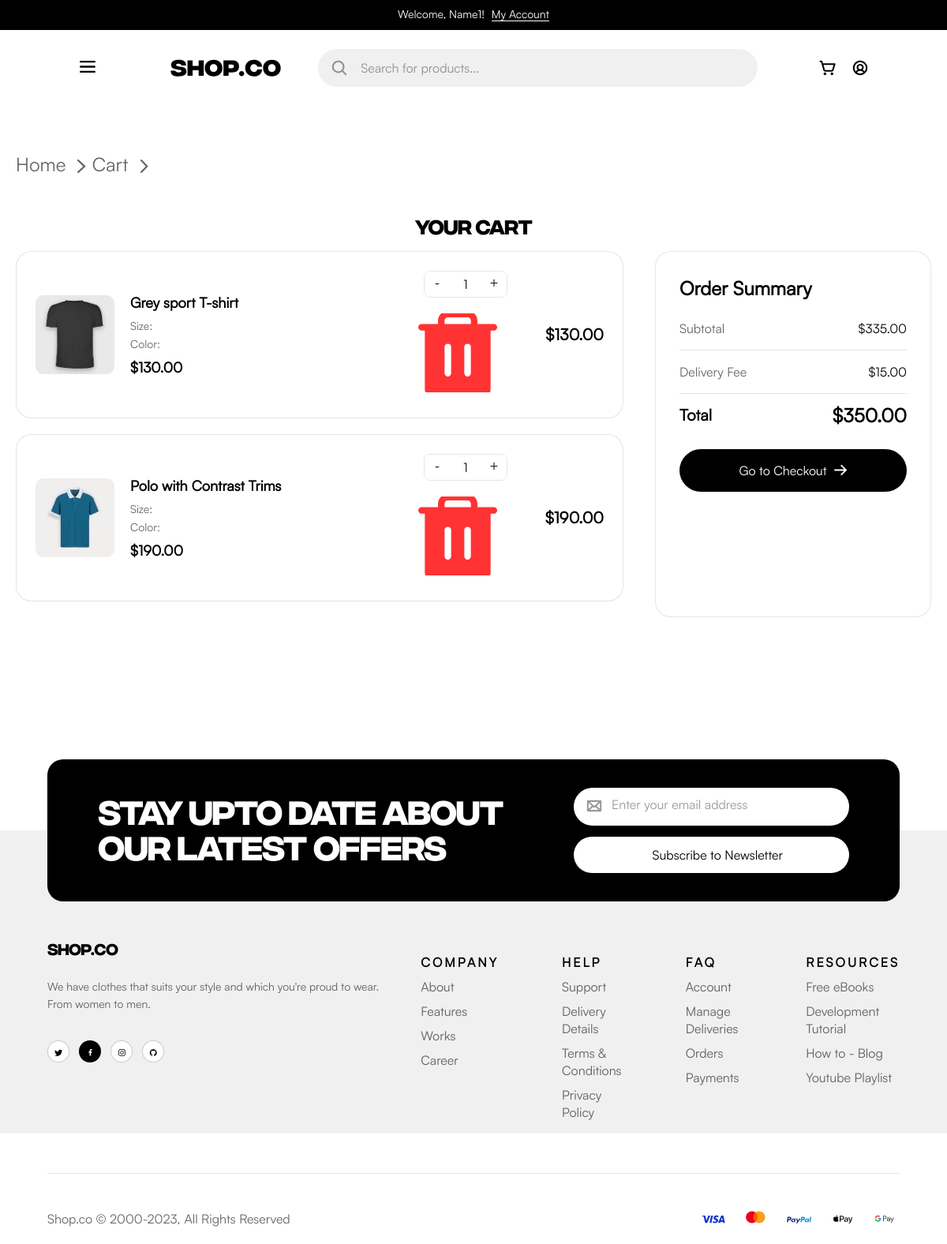
Screenshot of /cart (signed in) with the database file from the repository.
### app/models.py (models this page shows, shortened)
class CartItem(db.Model):
    id = db.Column(db.Integer, primary_key=True)
    user_id = db.Column(db.Integer, db.ForeignKey('user.id'), nullable=False)
    product_id = db.Column(db.Integer, db.ForeignKey('product.id'), nullable=False)
    quantity = db.Column(db.Integer, default=1)
    user = db.relationship('User', backref=db.backref('cart_items', lazy=True))
    product = db.relationship('Product', backref=db.backref('in_carts', lazy=True))

class Product(db.Model):
    id = db.Column(db.Integer, primary_key=True)
    name = db.Column(db.String(200), nullable=False)
    description = db.Column(db.Text)
    price = db.Column(db.Float, nullable=False)
    old_price = db.Column(db.Float)
    category = db.Column(db.String(50))
    style = db.Column(db.String(50))
    status = db.Column(db.String(50), default='')
    image = db.Column(db.String(200))
    rating = db.Column(db.Float, default=4.5)
    created_at = db.Column(db.DateTime, default=datetime.utcnow)

### app/routes.py (the view)
@bp.route('/cart')
def cart():
    if 'user_id' not in session:
        flash('Please login to view your cart', 'error')
        return redirect(url_for('main.login'))
    cart_items = CartItem.query.filter_by(user_id=session['user_id']).all()
    subtotal = sum(item.product.price * item.quantity for item in cart_items)
    delivery = 15.00 if cart_items else 0
    total = subtotal + delivery
    return render_template('cart.html',
                         cart_items=cart_items,
                         subtotal=subtotal,
                         delivery=delivery,
                         total=total)

### app/templates/Cart.html (shortened to what this page needs)
{% extends "base.html" %}
{% block extra_styles %}
<link href="{{ url_for('static', filename='css/content_blocks/cart.css') }}" rel="stylesheet">
{% endblock %}
{% block content %}
<section class="cart-section">
    <nav class="hero-breadcrumbs">
        <a href="{{ url_for('main.home') }}">
            <p>Home</p>
            <img class="breadcrums_arrow" src="{{ url_for('static' , filename='img/breadcrums arrow.svg')}}" width="10.4px" height="18,4px">
        </a>
        <a href="{{ url_for('main.cart') }}">
            <p>Cart</p>
            <img class="breadcrums_arrow" src="{{ url_for('static' , filename='img/breadcrums arrow.svg')}}" width="10.4px" height="18,4px">
        </a>
    </nav>
    <h1>YOUR CART</h1>
    {% if cart_items %}
    <div class="cart-container">
        <div class="cart-items">
            {% for item in cart_items %}
            <div class="cart-item" data-item-id="{{ item.id }}">
                <img src="{{ url_for('static', filename='img/' + item.product.image) }}"
                     alt="{{ item.product.name }}">
                <div class="cart-item-info">
                    <h3 class="product-name">{{ item.product.name }}</h3>
                    <p class="size">
                        <span class="size-label">Size:</span>
                    </p>
                    <p class="color">
                        <span class="color-label">Color:</span>
                    </p>
                    <p class="price">${{ "%.2f"|format(item.product.price) }}</p>
                </div>
                <div class="cart-item-controls">
                    <div class="quantity-control">
                        <button class="quantity-btn decrease" data-action="decrease">-</button>
                        <span class="quantity-value">{{ item.quantity }}</span>
                        <button class="quantity-btn increase" data-action="increase">+</button>
                    </div>
                    <button class="remove-btn" data-action="remove">
                        <img src="{{ url_for('static', filename='img/trash_icon.svg') }}"
                             width="18" height="20" alt="Remove">
                    </button>
                </div>
                <div class="item-total">
                    ${{ "%.2f"|format(item.product.price * item.quantity) }}
                </div>
            </div>
            {% endfor %}
        </div>
        <div class="cart-summary">
            <h3>Order Summary</h3>
            <div class="summary-row">
                <span class="summary-label">Subtotal</span>
                <span class="summary-value" id="subtotal">${{ "%.2f"|format(total) }}</span>
            </div>
            <div class="summary-row">
                <span class="summary-label">Delivery Fee</span>
                <span class="summary-value">$15.00</span>
            </div>
            <div class="summary-row total-row">
                <span class="summary-label">Total</span>
                <span class="summary-value" id="grand-total">
                    ${{ "%.2f"|format(total + 15) if total > 0 else "0.00" }}
                </span>
            </div>
            <a href="{{ url_for('main.stub') }}" class="checkout-btn">
                Go to Checkout
                <img src="{{ url_for('static', filename='img/Checout_arrow.svg') }}"
                     width="16" height="19" alt="">
            </a>
        </div>
    </div>
    {% endif %}
</section>
{% endblock %}

### app/static/css/common.css (style rules this page uses)
body { margin: 0; padding: 0; font-size: 16px; line-height: 22px; color: rgba(0, 0, 0, 0.6); background-color: rgba(255, 255, 255, 1); font-family: "Satoshi"; }
* { box-sizing: border-box; }
h1 { font-family: "Integral CF"; }
h1, h2, h3, h4, .price, .price_now { color: rgba(0, 0, 0, 1); }
.price { margin: 0; }
.price, .price_now, .price_was { font-size: 24px; line-height: 32.4px; font-weight: 700; }
.hero-breadcrumbs { margin-bottom: 32px; display: flex; gap: 8px; align-items: center; }
.hero-breadcrumbs a { font-size: 24px; line-height: 21.6px; color: rgba(0, 0, 0, 0.6); text-decoration: none; transition: color 0.3s ease; display: flex; align-items: center; }
.breadcrums_arrow { margin-left: 15px; position: relative; top: 2.5px; }

### app/static/css/content_blocks/cart.css (style rules this page uses)
.cart-section { max-width: 1240px; margin: 0 auto; padding: 40px 20px 80px; min-height: 60vh; }
.cart-container { display: flex; flex-wrap: wrap; gap: 40px; }
.cart-items { flex: 1; min-width: 300px; }
.cart-item { display: flex; align-items: center; padding: 24px; border: 1px solid rgba(0, 0, 0, 0.1); border-radius: 20px; margin-bottom: 20px; background: white; transition: all 0.3s ease; }
.cart-item img { width: 100px; height: 100px; border-radius: 10px; object-fit: cover; margin-right: 20px; }
.cart-section h1 { text-align: center; }
.cart-item-info { flex: 1; margin-right: 20px; }
.product-name { font-family: "Satoshi"; font-size: 18px; line-height: 24px; font-weight: 700; margin: 0 0 8px 0; color: rgba(0, 0, 0, 1); }
.size, .color { font-size: 14px; line-height: 19px; margin: 4px 0; color: rgba(0, 0, 0, 0.8); }
.size-label, .color-label { color: rgba(0, 0, 0, 0.6); }
.price { font-family: "Satoshi"; font-size: 18px; line-height: 24px; font-weight: 700; color: rgba(0, 0, 0, 1); margin: 8px 0 0 0; }
.cart-item-controls { display: flex; flex-direction: column; align-items: center; gap: 15px; margin-right: 30px; }
.quantity-control { display: flex; align-items: center; border: 1px solid rgba(0, 0, 0, 0.1); border-radius: 8px; overflow: hidden; }
.quantity-btn { width: 32px; height: 32px; background: white; border: none; font-size: 18px; cursor: pointer; display: flex; align-items: center; justify-content: center; color: rgba(0, 0, 0, 0.8); transition: all 0.2s ease; }
.quantity-value { width: 40px; text-align: center; font-size: 16px; font-weight: 500; color: rgba(0, 0, 0, 1); }
.remove-btn { background: none; border: none; cursor: pointer; padding: 5px; border-radius: 5px; transition: all 0.2s ease; }
.item-total { font-family: "Satoshi"; font-size: 20px; line-height: 27px; font-weight: 700; color: rgba(0, 0, 0, 1); min-width: 80px; text-align: right; }
.cart-summary { width: 100%; max-width: 350px; padding: 30px; border: 1px solid rgba(0, 0, 0, 0.1); border-radius: 20px; background: white; }
.cart-summary h3 { font-family: "Satoshi"; font-size: 24px; line-height: 32px; font-weight: 700; margin: 0 0 24px 0; color: rgba(0, 0, 0, 1); }
.summary-row { display: flex; justify-content: space-between; margin-bottom: 16px; padding-bottom: 16px; border-bottom: 1px solid rgba(0, 0, 0, 0.1); }
.summary-label { font-size: 16px; line-height: 22px; color: rgba(0, 0, 0, 0.6); }
.summary-value { font-family: "Satoshi"; font-size: 16px; line-height: 22px; font-weight: 500; color: rgba(0, 0, 0, 1); }
.total-row { border-bottom: none; margin-bottom: 32px; padding-bottom: 0; }
.total-row .summary-label { font-size: 20px; font-weight: 700; color: rgba(0, 0, 0, 1); }
.total-row .summary-value { font-size: 24px; font-weight: 700; color: rgba(0, 0, 0, 1); }
.checkout-btn { width: 100%; padding: 16px; background-color: rgba(0, 0, 0, 1); color: white; border: none; border-radius: 62px; font-size: 16px; font-weight: 500; cursor: pointer; transition: all 0.3s ease; display: flex; align-items: center; justify-content: center; gap: 10px; text-decoration: none; }

### rows the page displays
CartItem: name (picture), product.name "Grey sport T-shirt", quantity "1"
Product: product.price "130.00", item.product.price*item.quantity "130.00"
CartItem: name (picture), product.name "Polo with Contrast Trims", quantity "1"
Product: product.price "190.00", item.product.price*item.quantity "190.00"

### other values shown
{{ session.username }} "Name1"
{{ "%.2f"|format(total) }} "335.00"
{{ "%.2f"|format(total + 15) if total > 0 else "0.00" }} "350.00"
